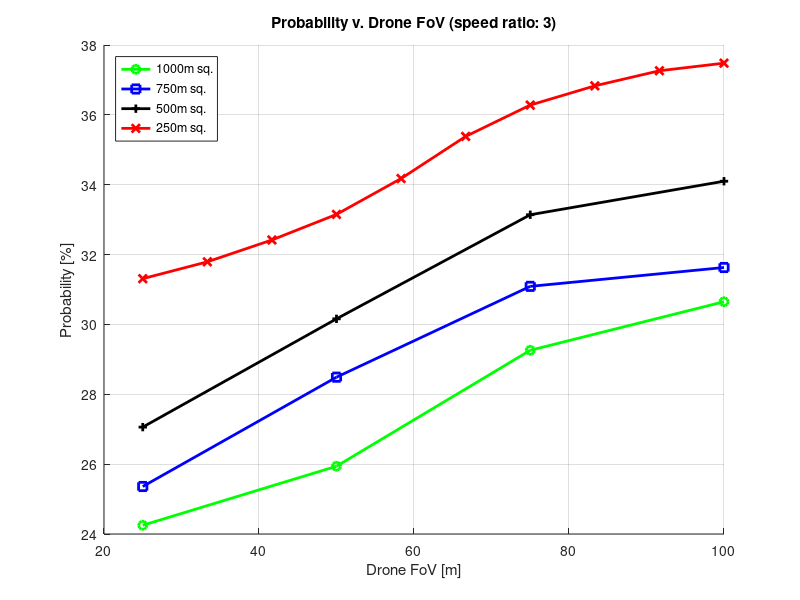

This chart was generated by the following MATLAB code:
% Matlab plots
Rad = [25,50,75,100];
ProbSqArea1 = [24.25,25.94,29.26,30.65];
ProbSqArea2 = [25.36,28.49,31.09,31.63];
ProbSqArea3 = [27.06,30.16,33.14,34.10];
ProbSqArea4 = [31.31,33.15,36.28,37.48];
Radi = linspace(min(Rad), max(Rad), 10);        % Evenly-Spaced Interpolation Vector
ProbSqArea4i = interp1(Rad, ProbSqArea4, Radi, 'pchip');

figure;
grid on;
hold on;
%axis equal;
title('Probability v. Drone FoV (speed ratio: 3)');
xlabel('Drone FoV [m]');
ylabel('Probability [%]');
plot(Rad,ProbSqArea1,'-og','LineWidth',2);
hold on
plot(Rad,ProbSqArea2,'-squareb','LineWidth',2);
hold on
plot(Rad,ProbSqArea3,'-+k','LineWidth',2);
hold on
%plot(Rad,ProbSqArea4,'Radi','pchip');
plot(Radi,ProbSqArea4i,'-xr','LineWidth',2);
legend('1000m sq.','750m sq.','500m sq.','250m sq.','location','northwest');
hold off